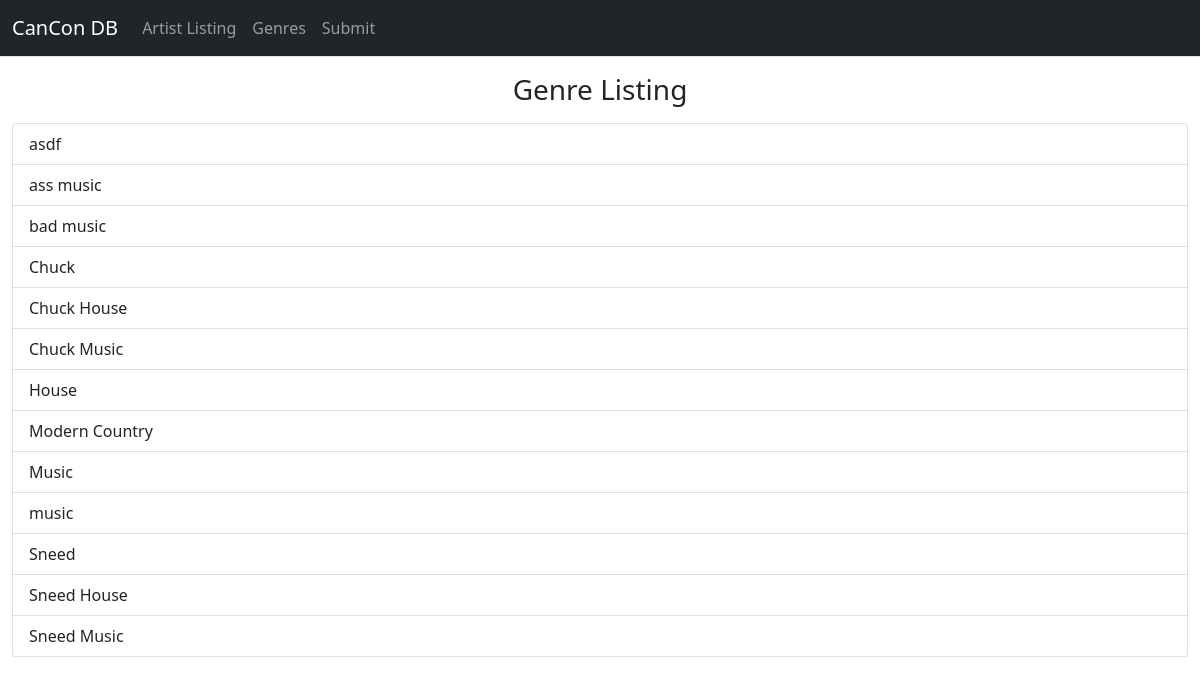
The page /genres/ on the database its author committed.
### listing/views.py (the view)
# urls.py: path('genres/', views.genres),
def genres(request):
    tags = sorted(list(str(x) for x in Tag.objects.all().values_list("name", flat=True)), key=str.casefold)
    slugs = sorted(Tag.objects.all().values_list("slug", flat=True), key=str.casefold)
    genre_data = zip(tags, slugs)
    return render(request, 'genres.html', {'genre_data': genre_data})

### listing/templates/genres.html
{% extends "genericSite.html" %}
{%block body %}
    <h3 class="text-center mt-3"> Genre Listing </h3>
    <div class="list-group mt-3">
        {% for tag, slug in genre_data %}
            <a class="list-group-item list-group-item-action" href="/genres/{{ slug }}">{{ tag }}</a>
        {% endfor %}
    </div>
{% endblock body %}

### homepage/templates/homepage/genericSite.html (shortened to what this page needs)
{% load static %}
<!DOCTYPE html>
<html lang="en">
    <head>
        <link href="{% static 'css/styles.css' %}" rel="stylesheet" />
    </head>
    <body>
        <div class="d-flex" id="wrapper">
            <div id="page-content-wrapper">
                <nav class="navbar navbar-expand-lg navbar-dark bg-dark border-bottom">
                    <div class="container-fluid">
                        <a class="navbar-brand" href="/"> CanCon DB </a>
                        <div class="collapse navbar-collapse" id="navbarSupportedContent">
                            <ul class="navbar-nav mt-2 mt-lg-0">
                                <li class="nav-item"><a class="nav-link" href="/artists/">Artist Listing</a></li>
                                <li class="nav-item"><a class="nav-link" href="/genres/">Genres</a></li>
                                <li class="nav-item"><a class="nav-link" href="/submit/">Submit</a></li>
                            </ul>
                        </div>
                    </div>
                </nav>
                <div class="container-fluid" id="body">
                    {% block body %}{% endblock %}
                </div>
            </div>
        </div>
    </body>
</html>

### rows shown on the page
Tag: tag "asdf"
Tag: name "ass music"
Tag: name "bad music"
Tag: tag "Chuck"
Tag: name "Chuck House"
Tag: name "Chuck Music"
Tag: tag "House"
Tag: name "Modern Country"
Tag: tag "Sneed"
Tag: name "Sneed House"
Tag: name "Sneed Music"

### other values the page prints
{{ tag }} "Music" "music"
